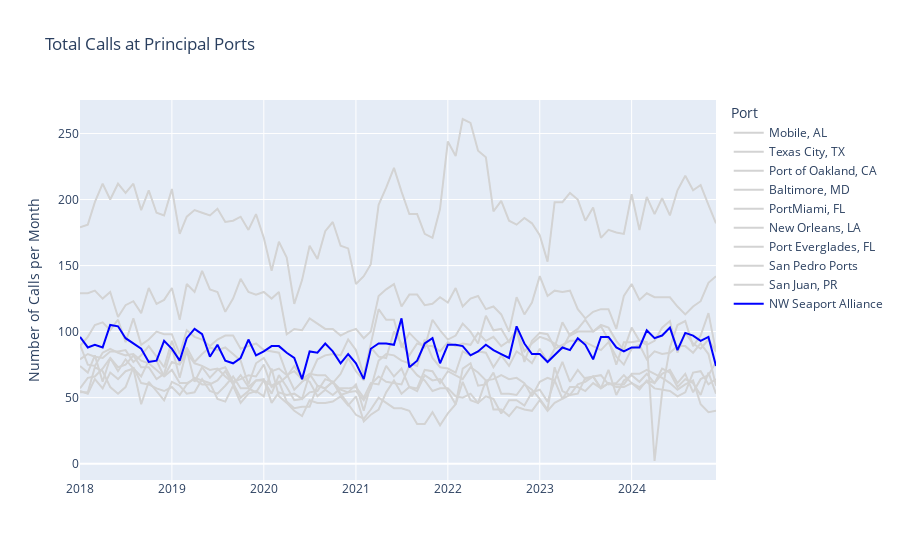

The notebook cell saved with this chart:
### Markdown cell above
## PNREC Visualizations

### National Context

To put the Northwest Seaport Alliance in context, we present various KPIs and associated trends

### Code cell
plot_line_count(
        df=calls_df, cat_group='port_group', time_col='month',
        y_col='hrs_at_berth', y_col_alias='Number of Calls per Month',
        title='Total Calls at Principal Ports', width=None, height=None,
        labels={'port_group':'Port', 'month':''},
        cat_limit=10, cat_limit_col='hrs_at_berth',
        highlight='NW Seaport Alliance', highlight_color='blue'
    )
